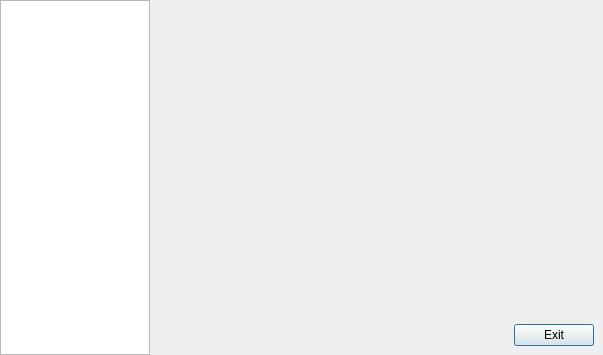
<?xml version="1.0" encoding="UTF-8"?>
<ui version="4.0">
 <class>MainDialog</class>
 <widget class="QDialog" name="MainDialog">
  <property name="geometry">
   <rect>
    <x>0</x>
    <y>0</y>
    <width>603</width>
    <height>355</height>
   </rect>
  </property>
  <property name="windowTitle">
   <string>NetVirt Agent</string>
  </property>
  <property name="windowIcon">
   <iconset resource="nvagent.qrc">
    <normaloff>:/rc/nvagent.ico</normaloff>:/rc/nvagent.ico</iconset>
  </property>
  <layout class="QGridLayout" name="gridLayout">
   <property name="margin">
    <number>0</number>
   </property>
   <property name="spacing">
    <number>0</number>
   </property>
   <item row="0" column="1">
    <widget class="QStackedWidget" name="stack">
     <property name="maximumSize">
      <size>
       <width>16777215</width>
       <height>16777215</height>
      </size>
     </property>
    </widget>
   </item>
   <item row="1" column="1">
    <widget class="QWidget" name="widget" native="true">
     <layout class="QHBoxLayout" name="horizontalLayout">
      <property name="leftMargin">
       <number>0</number>
      </property>
      <property name="topMargin">
       <number>0</number>
      </property>
      <item>
       <spacer name="horizontalSpacer">
        <property name="orientation">
         <enum>Qt::Horizontal</enum>
        </property>
        <property name="sizeHint" stdset="0">
         <size>
          <width>40</width>
          <height>20</height>
         </size>
        </property>
       </spacer>
      </item>
      <item>
       <widget class="QPushButton" name="exitButton">
        <property name="text">
         <string>Exit</string>
        </property>
       </widget>
      </item>
     </layout>
    </widget>
   </item>
   <item row="0" column="0" rowspan="2">
    <widget class="QListWidget" name="labelWidget">
     <property name="enabled">
      <bool>true</bool>
     </property>
     <property name="sizePolicy">
      <sizepolicy hsizetype="MinimumExpanding" vsizetype="MinimumExpanding">
       <horstretch>0</horstretch>
       <verstretch>0</verstretch>
      </sizepolicy>
     </property>
     <property name="minimumSize">
      <size>
       <width>150</width>
       <height>0</height>
      </size>
     </property>
     <property name="maximumSize">
      <size>
       <width>150</width>
       <height>16777215</height>
      </size>
     </property>
    </widget>
   </item>
  </layout>
 </widget>
 <resources>
  <include location="nvagent.qrc"/>
 </resources>
 <connections/>
</ui>
